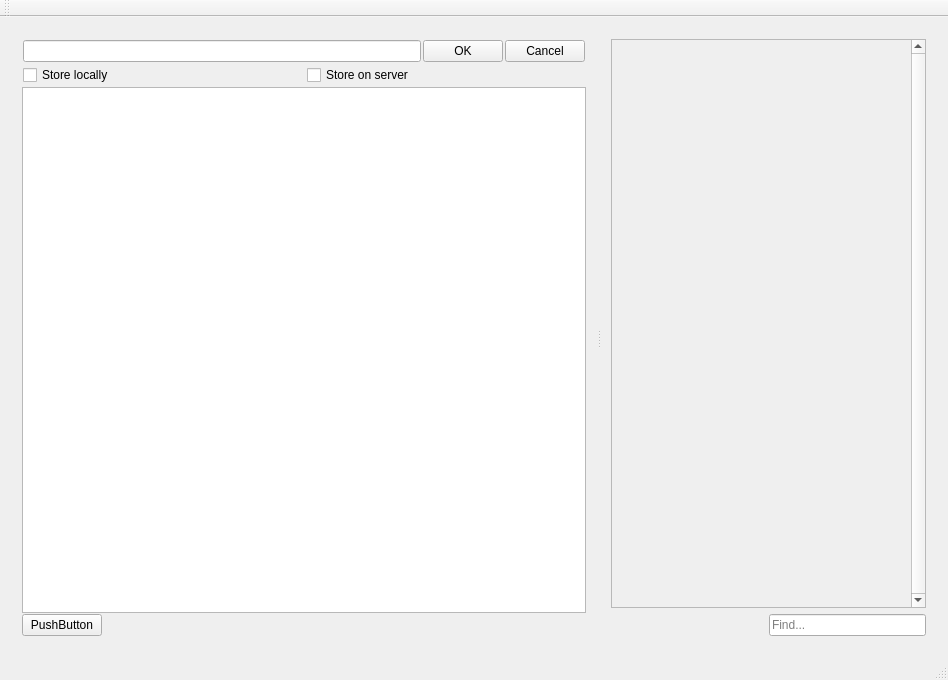
<?xml version="1.0" encoding="UTF-8"?>
<ui version="4.0">
 <class>MainWindow</class>
 <widget class="QMainWindow" name="MainWindow">
  <property name="geometry">
   <rect>
    <x>0</x>
    <y>0</y>
    <width>948</width>
    <height>680</height>
   </rect>
  </property>
  <property name="windowTitle">
   <string>MainWindow</string>
  </property>
  <widget class="QWidget" name="centralWidget">
   <layout class="QVBoxLayout" name="verticalLayout_3">
    <item>
     <widget class="QSplitter" name="splitter">
      <property name="orientation">
       <enum>Qt::Horizontal</enum>
      </property>
      <property name="handleWidth">
       <number>3</number>
      </property>
      <widget class="QWidget" name="verticalLayoutWidget_2">
       <layout class="QVBoxLayout" name="verticalLayout_2">
        <property name="spacing">
         <number>1</number>
        </property>
        <item>
         <widget class="QWidget" name="newDocWidget" native="true">
          <property name="enabled">
           <bool>true</bool>
          </property>
          <layout class="QVBoxLayout" name="verticalLayout_4">
           <property name="spacing">
            <number>3</number>
           </property>
           <property name="leftMargin">
            <number>1</number>
           </property>
           <property name="topMargin">
            <number>1</number>
           </property>
           <property name="rightMargin">
            <number>1</number>
           </property>
           <property name="bottomMargin">
            <number>1</number>
           </property>
           <item>
            <layout class="QHBoxLayout" name="horizontalLayout_2">
             <property name="spacing">
              <number>2</number>
             </property>
             <property name="topMargin">
              <number>0</number>
             </property>
             <item>
              <widget class="QLineEdit" name="docNameLine"/>
             </item>
             <item>
              <widget class="QPushButton" name="docOkButton">
               <property name="text">
                <string>OK</string>
               </property>
              </widget>
             </item>
             <item>
              <widget class="QPushButton" name="docCancelButton">
               <property name="text">
                <string>Cancel</string>
               </property>
              </widget>
             </item>
            </layout>
           </item>
           <item>
            <layout class="QHBoxLayout" name="horizontalLayout_3">
             <property name="bottomMargin">
              <number>0</number>
             </property>
             <item>
              <widget class="QCheckBox" name="docLocalBox">
               <property name="text">
                <string>Store locally</string>
               </property>
              </widget>
             </item>
             <item>
              <widget class="QCheckBox" name="docRemoteBox">
               <property name="text">
                <string>Store on server</string>
               </property>
              </widget>
             </item>
            </layout>
           </item>
          </layout>
         </widget>
        </item>
        <item>
         <widget class="QListWidget" name="listWidget"/>
        </item>
        <item>
         <layout class="QHBoxLayout" name="horizontalLayout_4">
          <property name="topMargin">
           <number>0</number>
          </property>
          <item>
           <widget class="QPushButton" name="viewSettingsButton">
            <property name="text">
             <string>PushButton</string>
            </property>
           </widget>
          </item>
          <item>
           <spacer name="horizontalSpacer_2">
            <property name="orientation">
             <enum>Qt::Horizontal</enum>
            </property>
            <property name="sizeHint" stdset="0">
             <size>
              <width>40</width>
              <height>20</height>
             </size>
            </property>
           </spacer>
          </item>
         </layout>
        </item>
       </layout>
      </widget>
      <widget class="QWidget" name="verticalLayoutWidget">
       <layout class="QVBoxLayout" name="verticalLayout">
        <item>
         <widget class="QScrollArea" name="scrollArea">
          <property name="verticalScrollBarPolicy">
           <enum>Qt::ScrollBarAlwaysOn</enum>
          </property>
          <property name="sizeAdjustPolicy">
           <enum>QAbstractScrollArea::AdjustToContents</enum>
          </property>
          <property name="widgetResizable">
           <bool>true</bool>
          </property>
          <widget class="QWidget" name="scrollAreaWidgetContents">
           <property name="geometry">
            <rect>
             <x>0</x>
             <y>0</y>
             <width>331</width>
             <height>563</height>
            </rect>
           </property>
           <property name="sizePolicy">
            <sizepolicy hsizetype="Expanding" vsizetype="Expanding">
             <horstretch>0</horstretch>
             <verstretch>0</verstretch>
            </sizepolicy>
           </property>
          </widget>
         </widget>
        </item>
        <item>
         <layout class="QHBoxLayout" name="horizontalLayout">
          <item>
           <spacer name="horizontalSpacer">
            <property name="orientation">
             <enum>Qt::Horizontal</enum>
            </property>
            <property name="sizeHint" stdset="0">
             <size>
              <width>40</width>
              <height>20</height>
             </size>
            </property>
           </spacer>
          </item>
          <item>
           <widget class="QLineEdit" name="searchEdit">
            <property name="placeholderText">
             <string>Find...</string>
            </property>
           </widget>
          </item>
         </layout>
        </item>
       </layout>
      </widget>
     </widget>
    </item>
   </layout>
  </widget>
  <widget class="QMenuBar" name="menuBar">
   <property name="geometry">
    <rect>
     <x>0</x>
     <y>0</y>
     <width>948</width>
     <height>25</height>
    </rect>
   </property>
  </widget>
  <widget class="QToolBar" name="mainToolBar">
   <attribute name="toolBarArea">
    <enum>TopToolBarArea</enum>
   </attribute>
   <attribute name="toolBarBreak">
    <bool>false</bool>
   </attribute>
  </widget>
  <widget class="QStatusBar" name="statusBar"/>
 </widget>
 <layoutdefault spacing="6" margin="11"/>
 <resources/>
 <connections/>
</ui>
